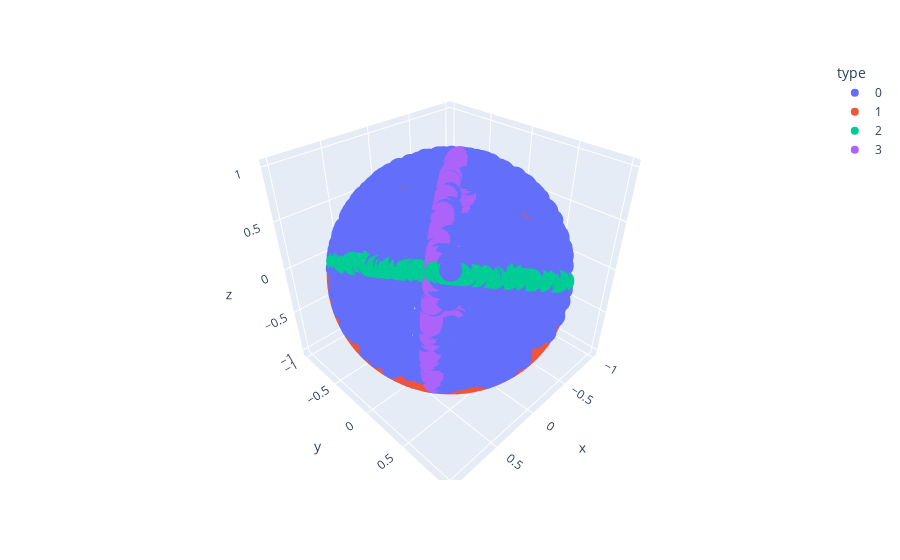

Here is the notebook cell this chart was saved with:
### Code cell
df = pd.DataFrame(np.concatenate(orig_points, axis=0), columns=['x', 'y', 'z'])
df['type'] = ['0']*1000 + ['1']*1000 + ['2']*1000 + ['3']*1000
fig = px.scatter_3d(df, x='x', y='y', z='z', color='type')
fig.show()

### Figure 1 — Plotly figure (JSON) as saved in the notebook; plotly's stock layout.template omitted (floating-point values rounded to 4 significant figures; data arrays with more than 128 entries replaced by an {"elided": "..."} marker saying what was removed)
{"data": [{"hovertemplate": "type=0<br>x=%{x}<br>y=%{y}<br>z=%{z}<extra></extra>", "legendgroup": "0", "marker": {"color": "#636efa", "symbol": "circle"}, "mode": "markers", "name": "0", "scene": "scene", "showlegend": true, "type": "scatter3d", "x": {"elided": "1000 float values"}, "y": {"elided": "1000 float values"}, "z": {"elided": "1000 float values"}}, {"hovertemplate": "type=1<br>x=%{x}<br>y=%{y}<br>z=%{z}<extra></extra>", "legendgroup": "1", "marker": {"color": "#EF553B", "symbol": "circle"}, "mode": "markers", "name": "1", "scene": "scene", "showlegend": true, "type": "scatter3d", "x": {"elided": "1000 float values"}, "y": {"elided": "1000 float values"}, "z": {"elided": "1000 float values"}}, {"hovertemplate": "type=2<br>x=%{x}<br>y=%{y}<br>z=%{z}<extra></extra>", "legendgroup": "2", "marker": {"color": "#00cc96", "symbol": "circle"}, "mode": "markers", "name": "2", "scene": "scene", "showlegend": true, "type": "scatter3d", "x": {"elided": "1000 float values"}, "y": {"elided": "1000 float values"}, "z": {"elided": "1000 float values"}}, {"hovertemplate": "type=3<br>x=%{x}<br>y=%{y}<br>z=%{z}<extra></extra>", "legendgroup": "3", "marker": {"color": "#ab63fa", "symbol": "circle"}, "mode": "markers", "name": "3", "scene": "scene", "showlegend": true, "type": "scatter3d", "x": {"elided": "1000 float values"}, "y": {"elided": "1000 float values"}, "z": {"elided": "1000 float values"}}], "layout": {"legend": {"title": {"text": "type"}, "tracegroupgap": 0}, "margin": {"t": 60}, "scene": {"domain": {"x": [0, 1], "y": [0, 1]}, "xaxis": {"title": {"text": "x"}}, "yaxis": {"title": {"text": "y"}}, "zaxis": {"title": {"text": "z"}}}}}
